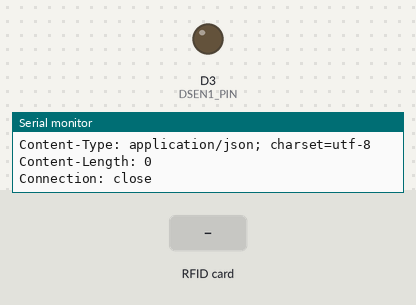
Bench run of a sketch on a simulated ESP8266 (NodeMCU). Parts: output pins drawn as LEDs (lit = HIGH), the last lines printed to the serial monitor. The inputs (shaded band) are chosen by the test bench. WiFi joins after 1.5 s; servers stay silent unless stated; uploads are accepted with an empty reply.

Above: at 2.8 s.
2.9 s: RFID card 5E 7A 19 C4 held to the reader
At 9.6 s:
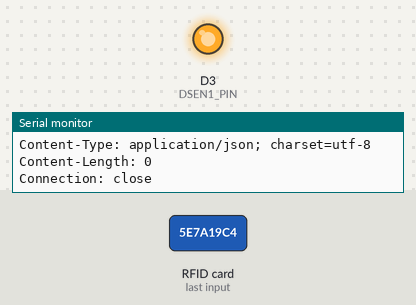
Timing chart, 0 to 11.1 s (numbered marks = the images above; inputs shaded):
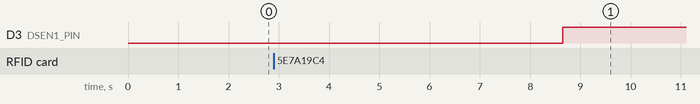

Measured:
- after the input at 2.9 s, D3 (DSEN1_PIN): LOW → HIGH after 5.7 s

The sketch:

parkingrfid.ino
```cpp
#include<ESP8266WiFi.h>
#include <PubSubClient.h>
#include <SPI.h>
#include <MFRC522.h>
#define RST_PIN D1
#define SS_PIN D2
#define DSEN1_PIN D3
#define DSEN2_PIN D0
MFRC522 mfrc522(SS_PIN, RST_PIN);


int RfidNo = 0;
int x = 0;
int y = 0;
int z = 0;
int amt = 130;
int rej;
String buf;
String slot1;
String slot2;

const char* ssid = "Virus";
const char* password = "123456789";
const char* host = "scps.000webhostapp.com";

long lastMsg = 0;
char msg[50];
int value = 0;
String dsen1;
String dsen2;
int dsenc1;
int dsenc2;

String rcv="";


String slrf="0";


WiFiClient client;


void setup_wifi() {
  delay(100);
  // We start by connecting to a WiFi network
  Serial.print("Connecting to ");
  Serial.println(ssid);
  WiFi.begin(ssid, password);
  while (WiFi.status() != WL_CONNECTED)
  {
    delay(500);
    Serial.print(".");
  }
  randomSeed(micros());
  Serial.println("");
  Serial.println("WiFi connected");
  Serial.println("IP address: ");
  Serial.println(WiFi.localIP());
}


void setup() {
  Serial.begin(115200);
    pinMode(D3, OUTPUT);
    digitalWrite(D3, LOW);

  SPI.begin();


  setup_wifi();
  mfrc522.PCD_Init();


}

void loop() {

  host_connect();
  RfidScan();

    delay(1);
    //upd();
    upda();


}


//void upd()
//{
//
//
//
//
//  client.print(String("GET ") + "/smartcar/parf.php/" + " HTTP/1.1\r\n" + "Host: " + host + "\r\n" + "Connection: close\r\n\r\n"); //GET request for server response.
//  delay(500);
//
//  while(client.available()){
//
//    String line = client.readStringUntil('\r'); //Read the server response line by line..
//      rcv+=line; //And store it in rcv.
//  }
//
//  Serial.println("Received string: ");
//  Serial.println(rcv);
//
//  Serial.println();
//  Serial.println("closing connection");
//  delay(5000);
//
//}

void upda()
{
  String url = "/smartcar/insertprf.php?slrf="+slrf;
  Serial.print("Requesting URL: ");
  Serial.println(url);

  client.print(String("GET ") + url + " HTTP/1.1\r\n" +"Host: " + host + "\r\n" + "Connection: close\r\n\r\n");
  delay(500);

  while(client.available()){
    String line = client.readStringUntil('\r');
    Serial.print(line);
  }
  Serial.println();
  Serial.println("closing connection");
  delay(5000);
}


void host_connect()
{
  Serial.print("connecting to ");
  Serial.println(host);

  const int httpPort = 80;
  if (!client.connect(host, httpPort)) {
    Serial.println("connection failed");
    return;
  }
  Serial.println("Connected Successfully to host");
  Serial.println("");
}


void dump_byte_array(byte *buffer, byte bufferSize)
{

  if ((buffer[0] == 54 ) && (x == 0))
  {
    Serial.println("owner Name   : SRIRAM ");
    Serial.println("Age  : 25 years");
    Serial.println("ACCESS GRANTED");
    slrf="54";
    Serial.println();
    Serial.println();
    x = 2;
    y = 0;
    digitalWrite(D3, LOW);
  }
  else if ((buffer[0] == 06) && (y == 0))
  {
    Serial.println("owner Name   : NIVETHA ");
    Serial.println("Age  : 22 years");
    Serial.println("ACCESS DENIED");
    slrf="06";
    y = 2;
    x = 0;
  }
  else
  {
    digitalWrite(D3, HIGH);
    slrf="0";
    Serial.println("Wrong ID");
  }
}


void RfidScan()
{
  if ( ! mfrc522.PICC_IsNewCardPresent())
    return;

  if ( ! mfrc522.PICC_ReadCardSerial())
    return;
  dump_byte_array(mfrc522.uid.uidByte, mfrc522.uid.size);
}
```
